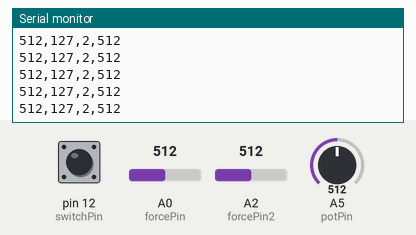
Recording of a sketch running on a simulated Arduino Uno, built with avr-gcc and run on an emulated ATmega328P. On the bench: the last lines printed to the serial monitor. Inputs (shaded band) come from the test bench; at power-on: A0 (forcePin) = 512, A2 (forcePin2) = 512, pin 12 (switchPin) HIGH, A5 (potPin) = 512.

Above: at 1.2 s.
1.3 s: A0 (forcePin) set to 106
At 2.4 s:
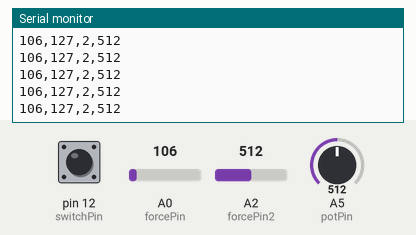
4.3 s: A0 (forcePin) set to 94
At 4.9 s:
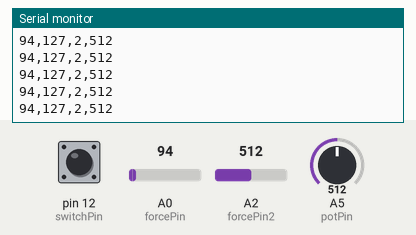
7.3 s: A2 (forcePin2) set to 983
At 8.1 s:
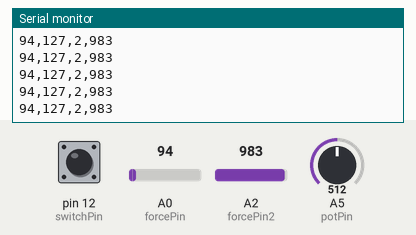
8.8 s: A2 (forcePin2) set to 1015
At 9.6 s:
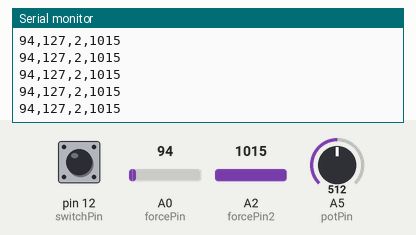
Timing chart, 0 to 11.8 s (numbered marks = the images above; inputs shaded):
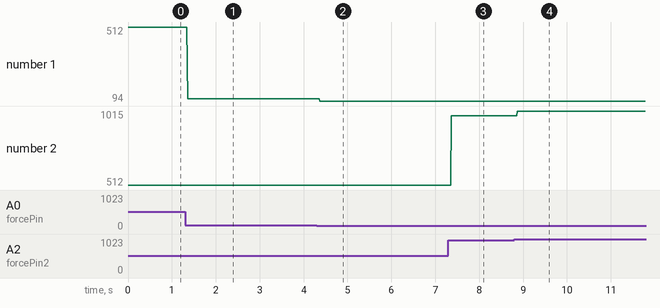

Measured:
- after the input at 1.3 s, the serial monitor: prints a new line after 0.06 s (image 1)
- after the input at 4.3 s, the serial monitor: prints a new line after 0.07 s (image 2)
- after the input at 7.3 s, the serial monitor: prints a new line after 0.07 s (image 3)
- after the input at 8.8 s, the serial monitor: prints a new line after 0.07 s (image 4)
- plotted number 1: 512 → 106 after the input at 1.3 s, 106 → 94 after the input at 4.3 s
- plotted number 2: 512 → 983 after the input at 7.3 s, 983 → 1015 after the input at 8.8 s

The sketch:

Arduino_Code.ino
```cpp
const int forcePin = A0;
// global constants and variables
const int potPin = A5;
const int forcePin2 = A2;
const int switchPin = 12;
int forVal;
int forVal2;
int potVal;
int mappedPot;
int switchVal;
int switchValX;

// initializing serial communication
void setup() {
  Serial.begin(9600);
  pinMode(switchPin, INPUT);
}

void loop() {
  // storing inputs in variables
  forVal = analogRead(A0);
  forVal2 = analogRead(A2);
  potVal = analogRead(A5);
  switchVal = digitalRead(12);
  mappedPot = map(potVal,0,1023,0,255);
  switchValX = switchVal + 1;

  // printing inputs on serial monitor
  Serial.print(forVal);
  Serial.print(",");
  Serial.print(mappedPot);
  Serial.print(",");
  Serial.print(switchValX);
  Serial.print(",");
  Serial.println(forVal2);
  delay(10);

}
```
